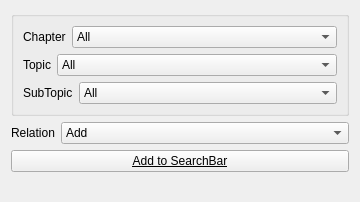
       <widget class="QWidget" name="p_subject">
        <property name="geometry">
         <rect>
          <x>0</x>
          <y>0</y>
          <width>360</width>
          <height>202</height>
         </rect>
        </property>
        <attribute name="label">
         <string>Subjects</string>
        </attribute>
        <layout class="QVBoxLayout" name="verticalLayout_4">
         <item>
          <widget class="QGroupBox" name="groupBox_8">
           <property name="title">
            <string/>
           </property>
           <layout class="QVBoxLayout" name="verticalLayout_8">
            <item>
             <layout class="QHBoxLayout" name="horizontalLayout_24">
              <item>
               <widget class="QLabel" name="label_16">
                <property name="sizePolicy">
                 <sizepolicy hsizetype="Fixed" vsizetype="Preferred">
                  <horstretch>0</horstretch>
                  <verstretch>0</verstretch>
                 </sizepolicy>
                </property>
                <property name="text">
                 <string>Chapter</string>
                </property>
                <property name="buddy">
                 <cstring>o_chapter</cstring>
                </property>
               </widget>
              </item>
              <item>
               <widget class="QComboBox" name="o_chapter">
                <property name="enabled">
                 <bool>true</bool>
                </property>
                <property name="sizePolicy">
                 <sizepolicy hsizetype="Expanding" vsizetype="Fixed">
                  <horstretch>0</horstretch>
                  <verstretch>0</verstretch>
                 </sizepolicy>
                </property>
                <property name="toolTip">
                 <string/>
                </property>
                <item>
                 <property name="text">
                  <string>All</string>
                 </property>
                </item>
               </widget>
              </item>
             </layout>
            </item>
            <item>
             <layout class="QHBoxLayout" name="horizontalLayout_25">
              <item>
               <widget class="QLabel" name="label_17">
                <property name="sizePolicy">
                 <sizepolicy hsizetype="Fixed" vsizetype="Preferred">
                  <horstretch>0</horstretch>
                  <verstretch>0</verstretch>
                 </sizepolicy>
                </property>
                <property name="text">
                 <string>Topic</string>
                </property>
                <property name="buddy">
                 <cstring>o_topic</cstring>
                </property>
               </widget>
              </item>
              <item>
               <widget class="QComboBox" name="o_topic">
                <property name="enabled">
                 <bool>true</bool>
                </property>
                <property name="sizePolicy">
                 <sizepolicy hsizetype="Expanding" vsizetype="Fixed">
                  <horstretch>0</horstretch>
                  <verstretch>0</verstretch>
                 </sizepolicy>
                </property>
                <item>
                 <property name="text">
                  <string>All</string>
                 </property>
                </item>
               </widget>
              </item>
             </layout>
            </item>
            <item>
             <layout class="QHBoxLayout" name="horizontalLayout_26">
              <item>
               <widget class="QLabel" name="label_20">
                <property name="sizePolicy">
                 <sizepolicy hsizetype="Fixed" vsizetype="Preferred">
                  <horstretch>0</horstretch>
                  <verstretch>0</verstretch>
                 </sizepolicy>
                </property>
                <property name="text">
                 <string>SubTopic</string>
                </property>
                <property name="buddy">
                 <cstring>o_subtopic</cstring>
                </property>
               </widget>
              </item>
              <item>
               <widget class="QComboBox" name="o_subtopic">
                <property name="enabled">
                 <bool>true</bool>
                </property>
                <property name="sizePolicy">
                 <sizepolicy hsizetype="Expanding" vsizetype="Fixed">
                  <horstretch>0</horstretch>
                  <verstretch>0</verstretch>
                 </sizepolicy>
                </property>
                <item>
                 <property name="text">
                  <string>All</string>
                 </property>
                </item>
               </widget>
              </item>
             </layout>
            </item>
           </layout>
          </widget>
         </item>
         <item>
          <layout class="QHBoxLayout" name="horizontalLayout_9">
           <item>
            <widget class="QLabel" name="label_5">
             <property name="sizePolicy">
              <sizepolicy hsizetype="Fixed" vsizetype="Preferred">
               <horstretch>0</horstretch>
               <verstretch>0</verstretch>
              </sizepolicy>
             </property>
             <property name="text">
              <string>Relation</string>
             </property>
             <property name="buddy">
              <cstring>o_relation_subject</cstring>
             </property>
            </widget>
           </item>
           <item>
            <widget class="QComboBox" name="o_relation_subject">
             <property name="enabled">
              <bool>true</bool>
             </property>
             <item>
              <property name="text">
               <string>Add</string>
              </property>
             </item>
             <item>
              <property name="text">
               <string>Replace</string>
              </property>
             </item>
             <item>
              <property name="text">
               <string>(OR)</string>
              </property>
             </item>
             <item>
              <property name="text">
               <string>(AND)</string>
              </property>
             </item>
             <item>
              <property name="text">
               <string>(ANDNOT)</string>
              </property>
             </item>
            </widget>
           </item>
          </layout>
         </item>
         <item>
          <widget class="QPushButton" name="o_add2query_subject">
           <property name="enabled">
            <bool>true</bool>
           </property>
           <property name="font">
            <font>
             <weight>50</weight>
             <bold>false</bold>
             <underline>true</underline>
             <strikeout>false</strikeout>
             <kerning>false</kerning>
            </font>
           </property>
           <property name="cursor">
            <cursorShape>PointingHandCursor</cursorShape>
           </property>
           <property name="toolTip">
            <string/>
           </property>
           <property name="text">
            <string>Add to SearchBar</string>
           </property>
           <property name="icon">
            <iconset resource="../../../resources/images/main.qrc">
             <normaloff>:/resources/up-16.png</normaloff>:/resources/up-16.png</iconset>
           </property>
          </widget>
         </item>
         <item>
          <spacer name="verticalSpacer_10">
           <property name="orientation">
            <enum>Qt::Vertical</enum>
           </property>
           <property name="sizeHint" stdset="0">
            <size>
             <width>20</width>
             <height>40</height>
            </size>
           </property>
          </spacer>
         </item>
        </layout>
       </widget>
